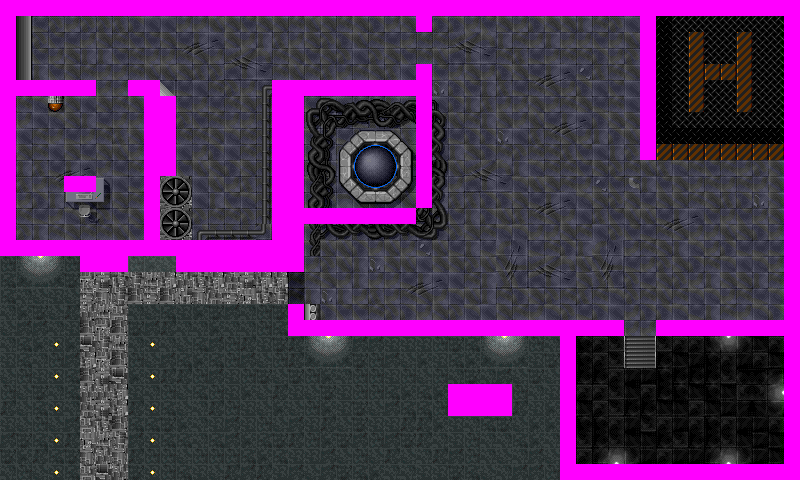

The image is a tile-based game level rendered from a .tmx file. Its description and source (layers, tilesets, objects; grid data summarised) follow:
An orthogonal 50x30 tile map with 16x16 px tiles, 2 tile layers (background, walls), 2 tilesets and 20 objects (2x vertical, 2x horizontal, 2x walk3, vent, electricity, ...).

<map version="1.4" tiledversion="1.4.3" orientation="orthogonal" renderorder="right-down" width="50" height="30" tilewidth="16" tileheight="16" infinite="0" nextlayerid="5" nextobjectid="42">
 <tileset firstgid="1" name="tileset01" tilewidth="16" tileheight="16" tilecount="500" columns="20">
  <image source="tilesets/tileset01.png" width="320" height="400" />
 </tileset>
 <tileset firstgid="501" name="tileset02" tilewidth="16" tileheight="16" tilecount="500" columns="20">
  <image source="tilesets/tileset02.png" width="320" height="400" />
 </tileset>
 <layer id="1" name="background" width="50" height="30">
  <data>[1500 cells, 1500 non-empty, 219 distinct tile ids]</data>
 </layer>
 <layer id="3" name="walls" width="50" height="30">
  <data>[1500 cells, 259 non-empty, 1 distinct tile ids]</data>
 </layer>
 <objectgroup id="4" name="actors">
 <object id="39" name="vent" x="160" y="176" width="32" height="32" />
  <object id="36" name="electricity" x="304" y="256" width="16" height="48" />
  <object id="5" name="alarm" x="49" y="95" width="16" height="17" />
  <object id="6" name="switch" x="15" y="94" width="18" height="19" />
  <object id="9" name="locker" x="15" y="14" width="18" height="20" />
  <object id="10" name="alien" type="walk2" x="66" y="125" width="38" height="39" />
  <object id="11" name="alien" type="walk1" x="208" y="125" width="37" height="37" />
  <object id="13" name="door" type="vertical" x="416" y="32" width="16" height="32" />
  <object id="17" name="door" type="horizontal" x="96" y="80" width="32" height="16" />
  <object id="18" name="door" type="vertical" x="288" y="272" width="16" height="32" />
  <object id="24" name="alien" type="walk3" x="655" y="405" />
  <object id="26" name="alien" type="walk3" x="611" y="406" />
  <object id="29" name="door" type="horizontal" x="624" y="320" width="32" height="16" />
  <object id="30" name="body" x="712" y="391.333" width="27.3333" height="23.3333" />
  <object id="35" name="standbutton" x="144" y="256" width="16" height="16" />
  <object id="31" name="barrel" x="432" y="384" width="16" height="16" />
  <object id="2" name="ellen" type="ripley" x="90" y="447" width="32" height="32" />
  <object id="37" name="flamethrower" x="712.33" y="388.67" width="32" height="32" />
  <object id="38" name="blockade" x="288" y="16" width="32" height="64" />
  <object id="41" name="heal" x="76.875" y="185.625" width="15.875" height="15.75" />
 </objectgroup>
</map>
